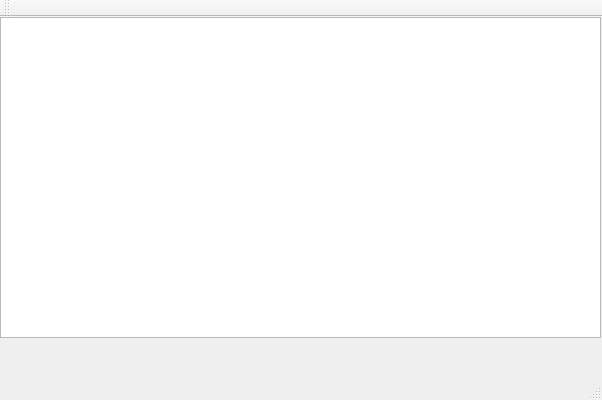
<?xml version="1.0" encoding="UTF-8"?>
<ui version="4.0">
 <class>MainWindowClass</class>
 <widget class="QMainWindow" name="MainWindowClass">
  <property name="geometry">
   <rect>
    <x>0</x>
    <y>0</y>
    <width>602</width>
    <height>400</height>
   </rect>
  </property>
  <property name="windowTitle">
   <string>MainWindow</string>
  </property>
  <widget class="QWidget" name="centralWidget">
   <widget class="QTableView" name="tableView">
    <property name="geometry">
     <rect>
      <x>0</x>
      <y>0</y>
      <width>601</width>
      <height>321</height>
     </rect>
    </property>
   </widget>
  </widget>
  <widget class="QMenuBar" name="menuBar">
   <property name="geometry">
    <rect>
     <x>0</x>
     <y>0</y>
     <width>602</width>
     <height>22</height>
    </rect>
   </property>
  </widget>
  <widget class="QToolBar" name="mainToolBar">
   <attribute name="toolBarArea">
    <enum>TopToolBarArea</enum>
   </attribute>
   <attribute name="toolBarBreak">
    <bool>false</bool>
   </attribute>
  </widget>
  <widget class="QStatusBar" name="statusBar"/>
 </widget>
 <layoutdefault spacing="6" margin="11"/>
 <resources>
  <include location="MainWindow.qrc"/>
 </resources>
 <connections/>
</ui>
